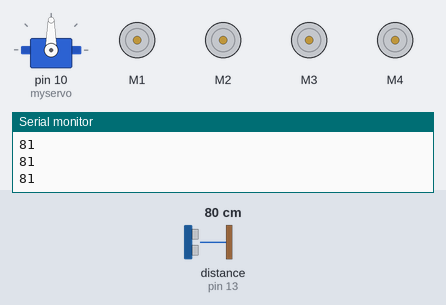
A sketch run on a simulated Arduino Uno, built with avr-gcc and run on an emulated ATmega328P. Shown: servo, 4 × DC motor (green arrow = forward, orange = backward, longer = faster), the last lines printed to the serial monitor. The inputs (shaded band) are chosen by the test bench; at power-on: distance to the obstacle (sensor on pin 13) 80 cm. The echo pulse lasts 58.3 µs per cm.

Above: at 1.2 s.
1.3 s: distance to the obstacle (sensor on pin 13) set to 52 cm
2.8 s: distance to the obstacle (sensor on pin 13) set to 46 cm
At 3.5 s:
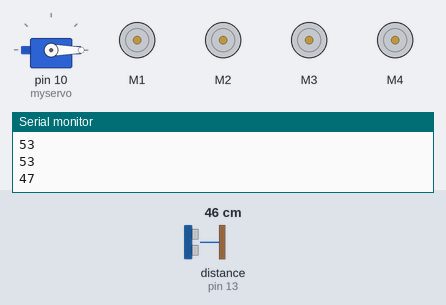
5.8 s: distance to the obstacle (sensor on pin 13) set to 60 cm
At 7.5 s:
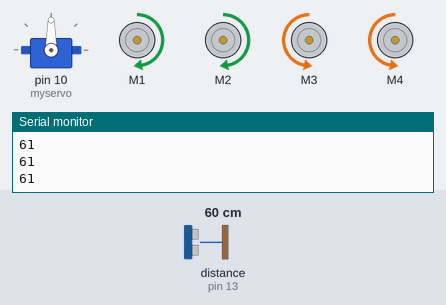
8.5 s: distance to the obstacle (sensor on pin 13) set to 2 cm
At 9.4 s:
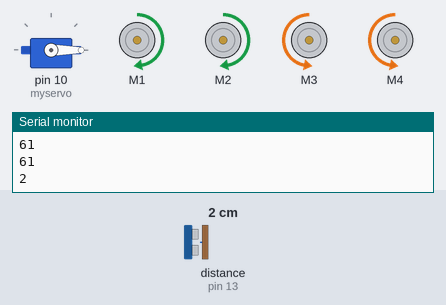
11.1 s: distance to the obstacle (sensor on pin 13) set to 120 cm
At 12.3 s:
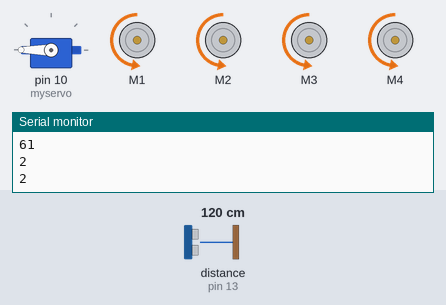
14.1 s: distance to the obstacle (sensor on pin 13) set to 4 cm
At 16.0 s:
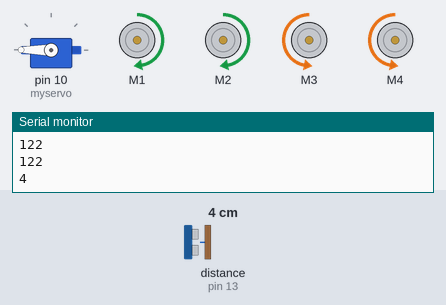
Timing chart, 0 to 18.1 s (numbered marks = the images above; inputs shaded):
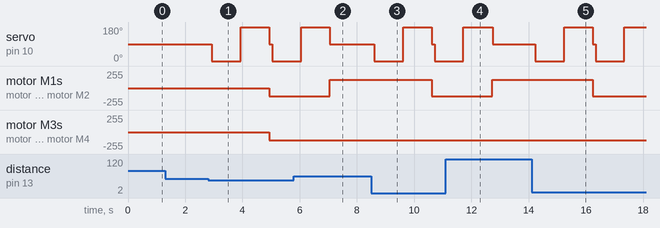

The sketch:

final_project_shield.ino
```cpp
/*

Motor Shield Version (L293D Motor Shield) of NaviGuard: Robot Service Car
Physical Computing Project
 by Kyna Jain


*/

// Importing NewPing library
#include <NewPing.h>
//Importing the Adafruit Motor Shield Library
#include <AFMotor.h>
// Importing the Servo Library
#include <Servo.h>

// Defining the ultrasonic sensor pins
#define trigPin 2
#define echoPin 13

#define speed 127 // Defining the motors' speed

// A value for the maximum distance the sensor can detect (in cm)
#define maxDistance 400
#define minDistance 50

// Creating a sonar object to use the NewPing library
NewPing sonar(trigPin, echoPin, maxDistance);

// Instantiating objects of the AF_DCMotor class
AF_DCMotor M1_LeftFront(1); // Defining motor on channel 1, with 1KHz default PWM
AF_DCMotor M2_LeftBack(2); // Defining motor on channel 2, with 1KHz default PWM
AF_DCMotor M3_RightFront(3); // Defining motor on channel 3, with 1KHz default PWM
AF_DCMotor M4_RightBack(4); // Defining motor on channel 4, with 1KHz default PWM

Servo myservo;  // Create servo object to control a servo
int pos = 90;    // Variable to store the initial servo position (straight ahead)

void setup() {
  Serial.begin( 9600 ); // setting up the serial monitor
  Serial.println("Attaching Servo");
  myservo.attach(10);  // Attaches the servo on pin 9 to the servo object

 // Setting the speed of the motors'
 M1_LeftFront.setSpeed(speed);
 M2_LeftBack.setSpeed(speed);
 M3_RightFront.setSpeed(speed);
 M4_RightBack.setSpeed(speed);

 // Making sure all motors are halted initially
 M1_LeftFront.run(RELEASE);
 M2_LeftBack.run(RELEASE);
 M3_RightFront.run(RELEASE);
 M4_RightBack.run(RELEASE);

}

void loop() {
  // Measure distance sensed in cm
  int distanceSensed = sonar.ping_cm();

  // Use the sonar.ping_cm() to return the distance sensed in cms, print in serial monitor
  Serial.println(distanceSensed);
  myservo.write(pos); // Ensuring the servo is facing straight ahead
  delay(100);

  // Turn if the distance sensed is less that 50cm
  if (distanceSensed < minDistance) {
//    moveStop();
    turnDirection();
  }

  // Move forward while distance is above the stopping distance
  else if (distanceSensed >= minDistance) {
 //   moveForward();
  }

}

void moveForward() { // Function to move forward
 M1_LeftFront.run(FORWARD);
 M2_LeftBack.run(FORWARD);
 M3_RightFront.run(FORWARD);
 M4_RightBack.run(FORWARD);
}

void moveBackward() { // Function to move backward
 M1_LeftFront.run(BACKWARD);
 M2_LeftBack.run(BACKWARD);
 M3_RightFront.run(BACKWARD);
 M4_RightBack.run(BACKWARD);
}

void moveStop() { // Function to stop
 M1_LeftFront.run(RELEASE);
 M2_LeftBack.run(RELEASE);
 M3_RightFront.run(RELEASE);
 M4_RightBack.run(RELEASE);
}

void moveRight() { // Function to turn right
 M1_LeftFront.run(FORWARD);
 M2_LeftBack.run(FORWARD);
 M3_RightFront.run(BACKWARD);
 M4_RightBack.run(BACKWARD);
}

void moveLeft() { // Function to turn left
 M1_LeftFront.run(BACKWARD);
 M2_LeftBack.run(BACKWARD);
 M3_RightFront.run(FORWARD);
 M4_RightBack.run(FORWARD);
}

void turnDirection() {
  // Check right
  myservo.write(0); // Set the angle to move the servo to the right
  delay(1000); // Delay to hold the position
  int distanceRight = sonar.ping_cm();

  // Check left
  myservo.write(180); // Set the angle to move the servo to the left
  delay(1000);
  int distanceLeft = sonar.ping_cm();

  if (distanceRight <= minDistance && distanceLeft <= minDistance) { // If both sides are blocked, move back
    moveBackward();
  }
  else if (distanceRight > minDistance && distanceRight <= maxDistance && distanceLeft > minDistance && distanceLeft <= maxDistance) { // If both distances are equal, then move right
    moveRight();
  }
  else if (distanceRight > distanceLeft) { // If right has more space than left, move right
    moveRight();
  }
  else if (distanceRight < distanceLeft) { // If left has more space than right, move left
    moveLeft();
  }

}
```

Measured:
- the behaviour switches between 49 and 48 cm on distance to the obstacle (sensor on pin 13) (found by bisection; images 0 and 1)
- after the input at 2.8 s, servo on pin 10 (myservo): 90° → 0° after 0.13 s, → 180° 1.0 s later, → 90° 1.0 s later, → 0° 0.10 s later; motor M1–4: stopped → backward 127/255 after 2.1 s
- after the input at 5.8 s, servo on pin 10 (myservo): goes on until 7.1 s, then stays 90°; motor M1, motor M2: backward 127/255 → forward 127/255 after 1.2 s
- after the input at 8.5 s, servo on pin 10 (myservo): 90° → 0° after 0.11 s, → 180° 1.0 s later, → 90° 1.0 s later, → 0° 0.10 s later; motor M1, motor M2: forward 127/255 → backward 127/255 after 2.1 s
- after the input at 11.1 s, servo on pin 10 (myservo): goes on until 12.7 s, then stays 90°; motor M1, motor M2: backward 127/255 → forward 127/255 after 1.6 s
- after the input at 14.1 s, servo on pin 10 (myservo): 90° → 0° after 0.13 s, → 180° 1.0 s later, → 90° 1.0 s later, → 0° 0.10 s later, … (5 changes in this stretch); motor M1, motor M2: forward 127/255 → backward 127/255 after 2.1 s
